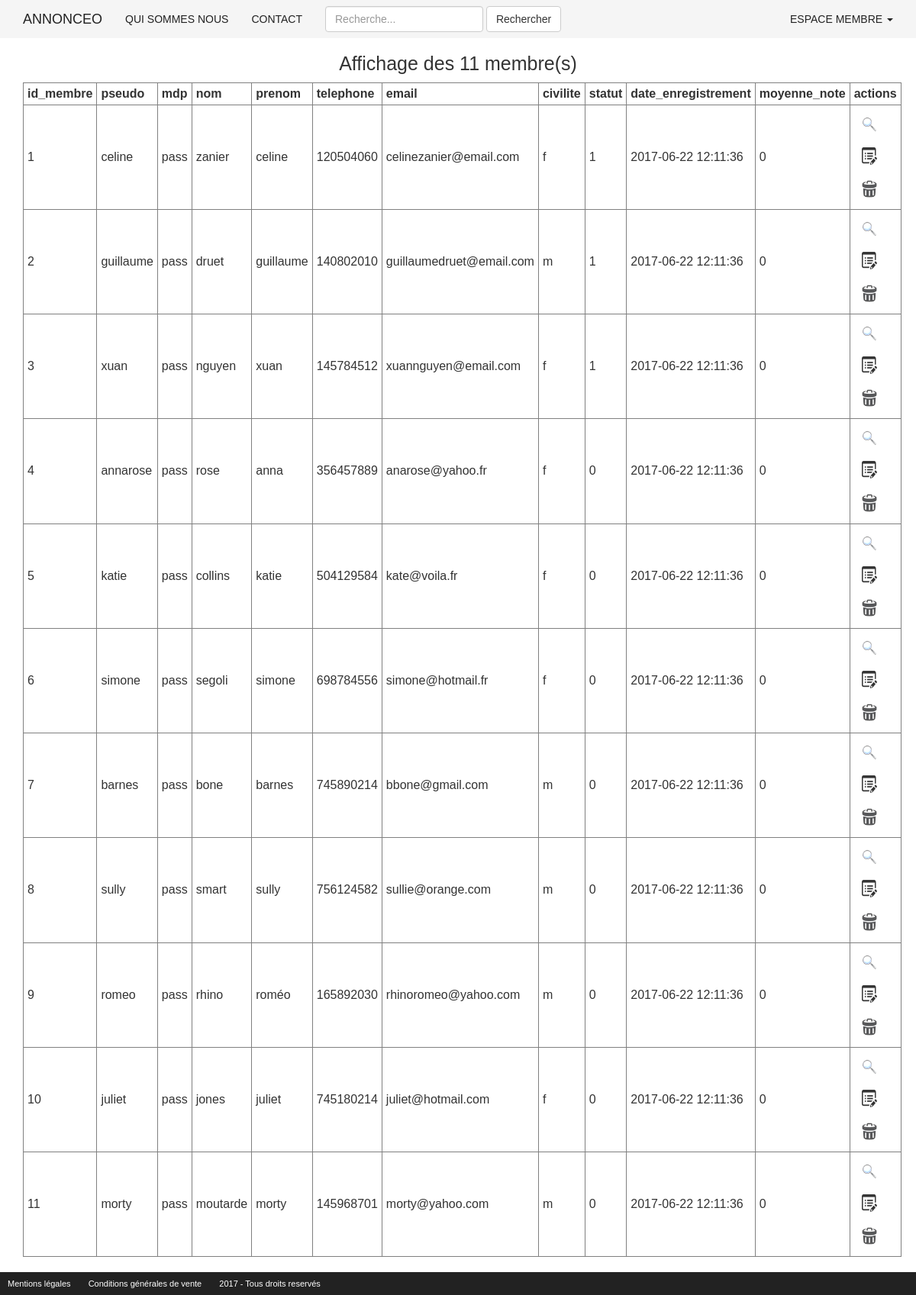
Page /admin/gestion_membre.php on the committed database.
### tables this page shows
CREATE TABLE membre(
	id_membre INT(3) NOT NULL AUTO_INCREMENT,
	pseudo VARCHAR(20) NOT NULL,
	mdp VARCHAR(60) NOT NULL,
	nom VARCHAR(20) NOT NULL,
	prenom VARCHAR(20) NOT NULL,
	telephone INT(20) NOT NULL,
	email VARCHAR(50) NOT NULL,
	civilite ENUM('m','f') NOT NULL,
	statut INT(1) NOT NULL,
	date_enregistrement DATETIME DEFAULT NULL,
	moyenne_note INT(4) NOT NULL,
	PRIMARY KEY(id_membre)
);

### inc/init.inc.php (called while the page is built, shortened)
<?php
$content = '';

### admin/gestion_membre.php (the view, shortened to what this page needs)
<?php
require_once("../inc/init.inc.php");
require_once("../inc/haut.inc.php");
	$r = $bdd->query("SELECT * FROM membre");
	$content .= "<h1> Affichage des " . $r->rowCount() . " membre(s)</h1>";
	$content .= "<table border='1' style='border-collapse:collapse;'><tr>";
	for ($i= 0; $i< $r->columnCount(); $i++)
	{
		$colonne = $r->getColumnMeta($i);
		$content .= "<th>$colonne[name]</th>";
	}
	$content .="<th> actions </th>";
	$content .="</tr>";
	while($ligne = $r->fetch(PDO::FETCH_ASSOC))
	{
		$content .= '<tr>';
		foreach($ligne as $indice => $valeur)
		{
			$content .= "<td>$valeur</td>";
		}
		$content .= "<td><a href=\"?action=zoom&id_membre=$ligne[id_membre]\"><img src=\"../image/zoom.png\" class=\"icon\" alt=\"zoom\"></a>";
		$content .= "<a href=\"?action=modification&id_membre=$ligne[id_membre]\"><img src=\"../image/edit.png\" class=\"icon\" alt=\"modification\"></a>";
		$content .= "<a href=\"?action=suppression&id_membre=$ligne[id_membre]\" OnClick=\"return(confirm('En êtes vous certain?'));\"><img src=\"../image/delete.png\" class =\"icon\" alt=\"suppression\"></a></td>";
		$content .="</tr>";
	}
	$content .= '</table>';
echo $content;
?>
<?php
require_once("../inc/bas.inc.php");
?>

### css/style.css (style rules this page uses)
* { box-sizing: border-box; }
body { margin: 0; padding: 0; font: 16px sans-serif; }
h1 { text-align: center; font-size: 2.5rem; }
a { color: #222; }
.icon { display:inline-block; width:20px; margin:10px; }
th, tr, td { width: auto; padding:5px; }

### rows in the picture
membre: id_membre "1", pseudo "celine", mdp "pass", nom "zanier", prenom "celine", telephone "120504060", email "celinezanier@email.com", civilite "f", statut "1", date_enregistrement "2017-06-22 12:11:36", moyenne_note "0"
membre: id_membre "2", pseudo "guillaume", mdp "pass", nom "druet", prenom "guillaume", telephone "140802010", email "guillaumedruet@email.com", civilite "m", statut "1", date_enregistrement "2017-06-22 12:11:36", moyenne_note "0"
membre: id_membre "3", pseudo "xuan", mdp "pass", nom "nguyen", prenom "xuan", telephone "145784512", email "xuannguyen@email.com", civilite "f", statut "1", date_enregistrement "2017-06-22 12:11:36", moyenne_note "0"
membre: id_membre "4", pseudo "annarose", mdp "pass", nom "rose", prenom "anna", telephone "356457889", email "anarose@yahoo.fr", civilite "f", statut "0", date_enregistrement "2017-06-22 12:11:36", moyenne_note "0"
membre: id_membre "5", pseudo "katie", mdp "pass", nom "collins", prenom "katie", telephone "504129584", email "kate@voila.fr", civilite "f", statut "0", date_enregistrement "2017-06-22 12:11:36", moyenne_note "0"
membre: id_membre "6", pseudo "simone", mdp "pass", nom "segoli", prenom "simone", telephone "698784556", email "simone@hotmail.fr", civilite "f", statut "0", date_enregistrement "2017-06-22 12:11:36", moyenne_note "0"
membre: id_membre "7", pseudo "barnes", mdp "pass", nom "bone", prenom "barnes", telephone "745890214", email "bbone@gmail.com", civilite "m", statut "0", date_enregistrement "2017-06-22 12:11:36", moyenne_note "0"
membre: id_membre "8", pseudo "sully", mdp "pass", nom "smart", prenom "sully", telephone "756124582", email "sullie@orange.com", civilite "m", statut "0", date_enregistrement "2017-06-22 12:11:36", moyenne_note "0"
membre: id_membre "9", pseudo "romeo", mdp "pass", nom "rhino", prenom "roméo", telephone "165892030", email "rhinoromeo@yahoo.com", civilite "m", statut "0", date_enregistrement "2017-06-22 12:11:36", moyenne_note "0"
membre: id_membre "10", pseudo "juliet", mdp "pass", nom "jones", prenom "juliet", telephone "745180214", email "juliet@hotmail.com", civilite "f", statut "0", date_enregistrement "2017-06-22 12:11:36", moyenne_note "0"
membre: id_membre "11", pseudo "morty", mdp "pass", nom "moutarde", prenom "morty", telephone "145968701", email "morty@yahoo.com", civilite "m", statut "0", date_enregistrement "2017-06-22 12:11:36", moyenne_note "0"

### other values in the picture
$r->rowCount() "11"
$colonne[name] "id_membre"
$colonne[name] "pseudo"
$colonne[name] "mdp"
$colonne[name] "nom"
$colonne[name] "prenom"
$colonne[name] "telephone"
$colonne[name] "email"
$colonne[name] "civilite"
$colonne[name] "statut"
$colonne[name] "date_enregistrement"
$colonne[name] "moyenne_note"
